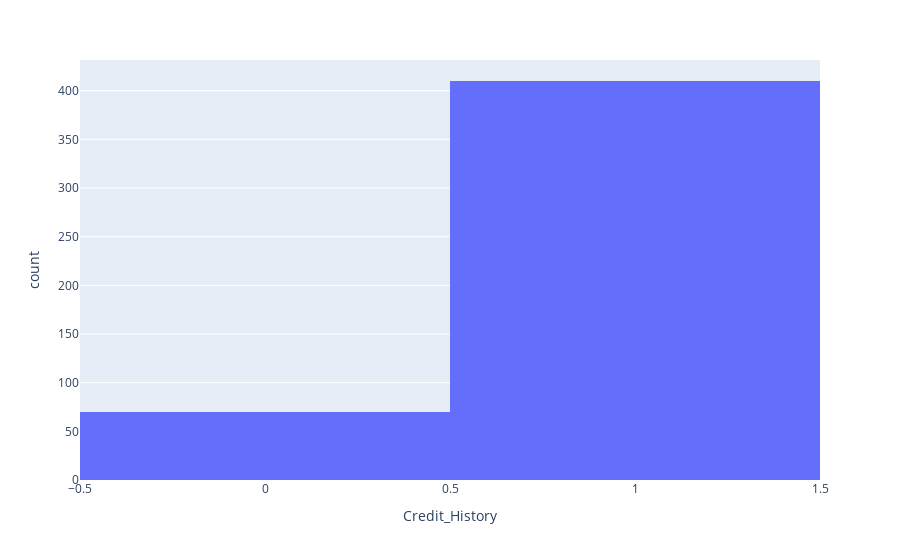

Source (notebook cell):
### Code cell
check = loan_new_data[["ApplicantIncome","CoapplicantIncome","LoanAmount","Loan_Amount_Term","Credit_History"]]
figure = px.histogram(check,x='Credit_History')
figure.show()

### Figure 1 — Plotly figure (JSON) as saved in the notebook; plotly's stock layout.template omitted (floating-point values rounded to 4 significant figures; data arrays with more than 128 entries replaced by an {"elided": "..."} marker saying what was removed)
{"data": [{"bingroup": "x", "hovertemplate": "Credit_History=%{x}<br>count=%{y}<extra></extra>", "legendgroup": "", "marker": {"color": "#636efa", "pattern": {"shape": ""}}, "name": "", "orientation": "v", "showlegend": false, "type": "histogram", "x": {"elided": "480 float values"}, "xaxis": "x", "yaxis": "y"}], "layout": {"barmode": "relative", "legend": {"tracegroupgap": 0}, "margin": {"t": 60}, "xaxis": {"anchor": "y", "domain": [0, 1], "title": {"text": "Credit_History"}}, "yaxis": {"anchor": "x", "domain": [0, 1], "title": {"text": "count"}}}}
